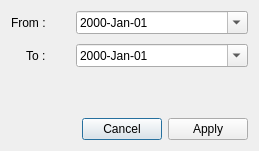
<?xml version="1.0" encoding="UTF-8"?>
<ui version="4.0">
 <class>DateIntervalDialog</class>
 <widget class="QDialog" name="DateIntervalDialog">
  <property name="geometry">
   <rect>
    <x>0</x>
    <y>0</y>
    <width>259</width>
    <height>151</height>
   </rect>
  </property>
  <property name="windowTitle">
   <string>Date Interval</string>
  </property>
  <layout class="QVBoxLayout" name="verticalLayout_2">
   <item>
    <layout class="QVBoxLayout" name="verticalLayout">
     <item>
      <layout class="QFormLayout" name="formLayout_2">
       <property name="labelAlignment">
        <set>Qt::AlignmentFlag::AlignRight|Qt::AlignmentFlag::AlignTrailing|Qt::AlignmentFlag::AlignVCenter</set>
       </property>
       <property name="horizontalSpacing">
        <number>30</number>
       </property>
       <property name="verticalSpacing">
        <number>10</number>
       </property>
       <item row="0" column="0">
        <widget class="QLabel" name="label">
         <property name="font">
          <font>
           <bold>false</bold>
          </font>
         </property>
         <property name="text">
          <string>From :</string>
         </property>
        </widget>
       </item>
       <item row="1" column="0">
        <widget class="QLabel" name="label_2">
         <property name="font">
          <font>
           <bold>false</bold>
          </font>
         </property>
         <property name="text">
          <string>To :</string>
         </property>
        </widget>
       </item>
       <item row="0" column="1">
        <widget class="QDateEdit" name="fromDateEdit">
         <property name="sizePolicy">
          <sizepolicy hsizetype="Minimum" vsizetype="Preferred">
           <horstretch>0</horstretch>
           <verstretch>0</verstretch>
          </sizepolicy>
         </property>
         <property name="displayFormat">
          <string>yyyy-MMM-dd</string>
         </property>
         <property name="calendarPopup">
          <bool>true</bool>
         </property>
        </widget>
       </item>
       <item row="1" column="1">
        <widget class="QDateEdit" name="toDateEdit">
         <property name="sizePolicy">
          <sizepolicy hsizetype="Minimum" vsizetype="Preferred">
           <horstretch>0</horstretch>
           <verstretch>0</verstretch>
          </sizepolicy>
         </property>
         <property name="displayFormat">
          <string>yyyy-MMM-dd</string>
         </property>
         <property name="calendarPopup">
          <bool>true</bool>
         </property>
        </widget>
       </item>
      </layout>
     </item>
     <item>
      <spacer name="verticalSpacer">
       <property name="orientation">
        <enum>Qt::Orientation::Vertical</enum>
       </property>
       <property name="sizeType">
        <enum>QSizePolicy::Policy::Expanding</enum>
       </property>
       <property name="sizeHint" stdset="0">
        <size>
         <width>20</width>
         <height>20</height>
        </size>
       </property>
      </spacer>
     </item>
     <item>
      <layout class="QHBoxLayout" name="horizontalLayout">
       <item>
        <spacer name="horizontalSpacer">
         <property name="orientation">
          <enum>Qt::Orientation::Horizontal</enum>
         </property>
         <property name="sizeHint" stdset="0">
          <size>
           <width>40</width>
           <height>20</height>
          </size>
         </property>
        </spacer>
       </item>
       <item>
        <widget class="QPushButton" name="cancelPushButton">
         <property name="text">
          <string>Cancel</string>
         </property>
        </widget>
       </item>
       <item>
        <widget class="QPushButton" name="applyPushButton">
         <property name="text">
          <string>Apply</string>
         </property>
        </widget>
       </item>
      </layout>
     </item>
    </layout>
   </item>
  </layout>
 </widget>
 <resources/>
 <connections/>
</ui>
